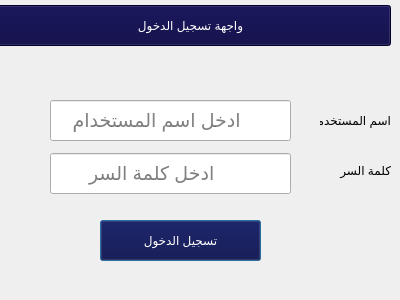
<?xml version="1.0" encoding="UTF-8"?>
<ui version="4.0">
 <class>Dialog</class>
 <widget class="QDialog" name="Dialog">
  <property name="geometry">
   <rect>
    <x>0</x>
    <y>0</y>
    <width>400</width>
    <height>300</height>
   </rect>
  </property>
  <property name="windowTitle">
   <string>Dialog</string>
  </property>
  <widget class="QLabel" name="label_4">
   <property name="geometry">
    <rect>
     <x>320</x>
     <y>160</y>
     <width>71</width>
     <height>21</height>
    </rect>
   </property>
   <property name="styleSheet">
    <string notr="true">font: 10pt &quot;PT Bold Heading&quot;;</string>
   </property>
   <property name="text">
    <string>كلمة السر</string>
   </property>
  </widget>
  <widget class="QLabel" name="label_3">
   <property name="geometry">
    <rect>
     <x>320</x>
     <y>110</y>
     <width>71</width>
     <height>21</height>
    </rect>
   </property>
   <property name="styleSheet">
    <string notr="true">font: 10pt &quot;PT Bold Heading&quot;;</string>
   </property>
   <property name="text">
    <string>اسم المستخدم</string>
   </property>
  </widget>
  <widget class="QPushButton" name="btnLoginUser">
   <property name="geometry">
    <rect>
     <x>100</x>
     <y>220</y>
     <width>161</width>
     <height>41</height>
    </rect>
   </property>
   <property name="styleSheet">
    <string notr="true">background-color:rgb(4, 0, 62);
color:rgb(255, 255, 255);
font: 15pt &quot;PT Bold Heading&quot;;</string>
   </property>
   <property name="text">
    <string>تسجيل الدخول</string>
   </property>
  </widget>
  <widget class="QPushButton" name="btnSaveDevice_2">
   <property name="geometry">
    <rect>
     <x>-10</x>
     <y>5</y>
     <width>401</width>
     <height>41</height>
    </rect>
   </property>
   <property name="styleSheet">
    <string notr="true">background-color:rgb(4, 0, 62);
color:rgb(255, 255, 255);
font: 15pt &quot;PT Bold Heading&quot;;</string>
   </property>
   <property name="text">
    <string>واجهة تسجيل الدخول</string>
   </property>
  </widget>
  <widget class="QLineEdit" name="txtPasswordUserLogin">
   <property name="geometry">
    <rect>
     <x>50</x>
     <y>153</y>
     <width>241</width>
     <height>41</height>
    </rect>
   </property>
   <property name="font">
    <font>
     <pointsize>14</pointsize>
    </font>
   </property>
   <property name="cursor">
    <cursorShape>SizeVerCursor</cursorShape>
   </property>
   <property name="inputMask">
    <string/>
   </property>
   <property name="text">
    <string/>
   </property>
   <property name="echoMode">
    <enum>QLineEdit::Password</enum>
   </property>
   <property name="placeholderText">
    <string>              ادخل كلمة السر</string>
   </property>
  </widget>
  <widget class="QLineEdit" name="txtUserNameLogin">
   <property name="geometry">
    <rect>
     <x>50</x>
     <y>100</y>
     <width>241</width>
     <height>41</height>
    </rect>
   </property>
   <property name="font">
    <font>
     <pointsize>14</pointsize>
    </font>
   </property>
   <property name="text">
    <string/>
   </property>
   <property name="placeholderText">
    <string>         ادخل اسم المستخدام</string>
   </property>
  </widget>
 </widget>
 <tabstops>
  <tabstop>txtUserNameLogin</tabstop>
  <tabstop>txtPasswordUserLogin</tabstop>
  <tabstop>btnSaveDevice_2</tabstop>
  <tabstop>btnLoginUser</tabstop>
 </tabstops>
 <resources/>
 <connections/>
</ui>
